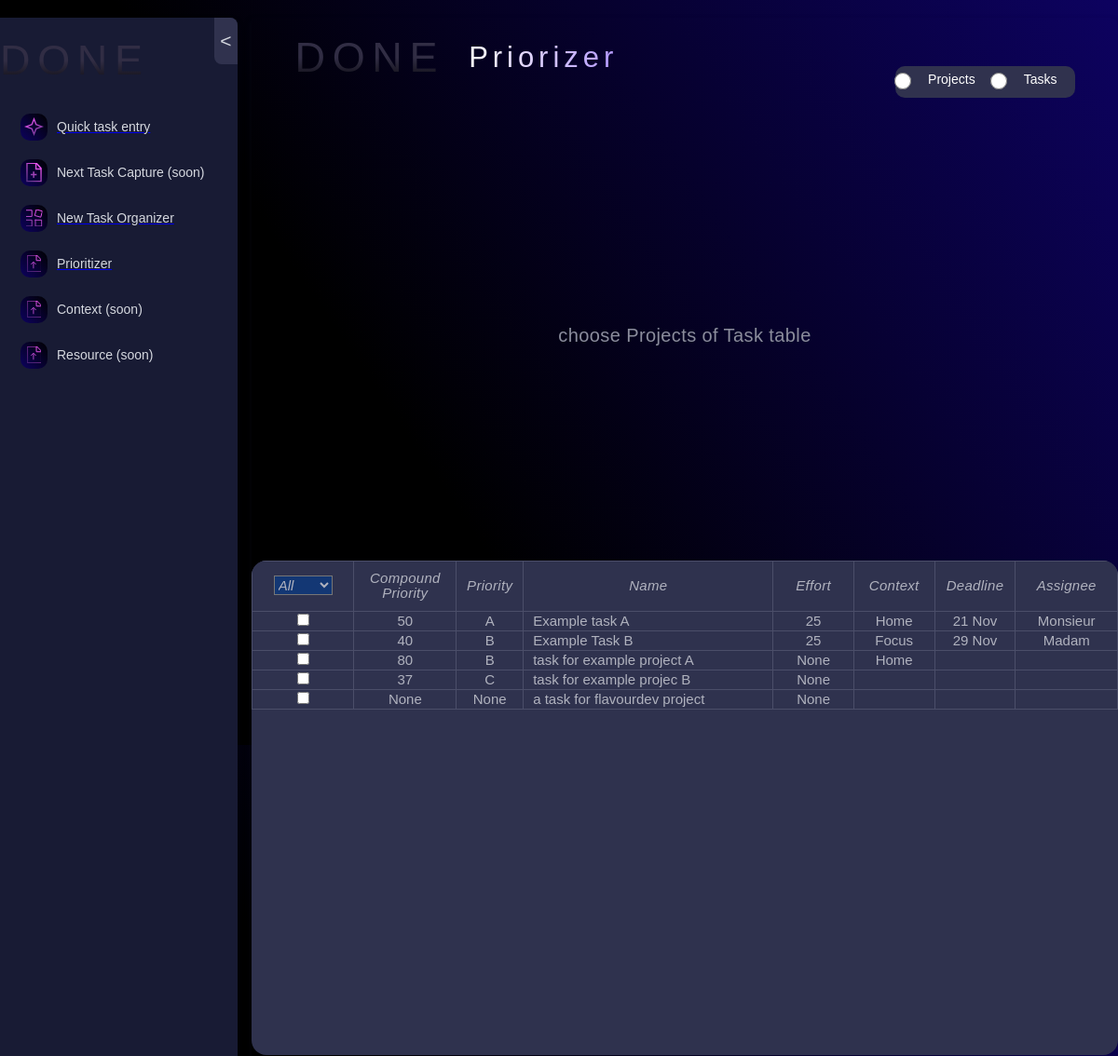
Before: /prioritizer/ (signed in, upper part) with the older database file.
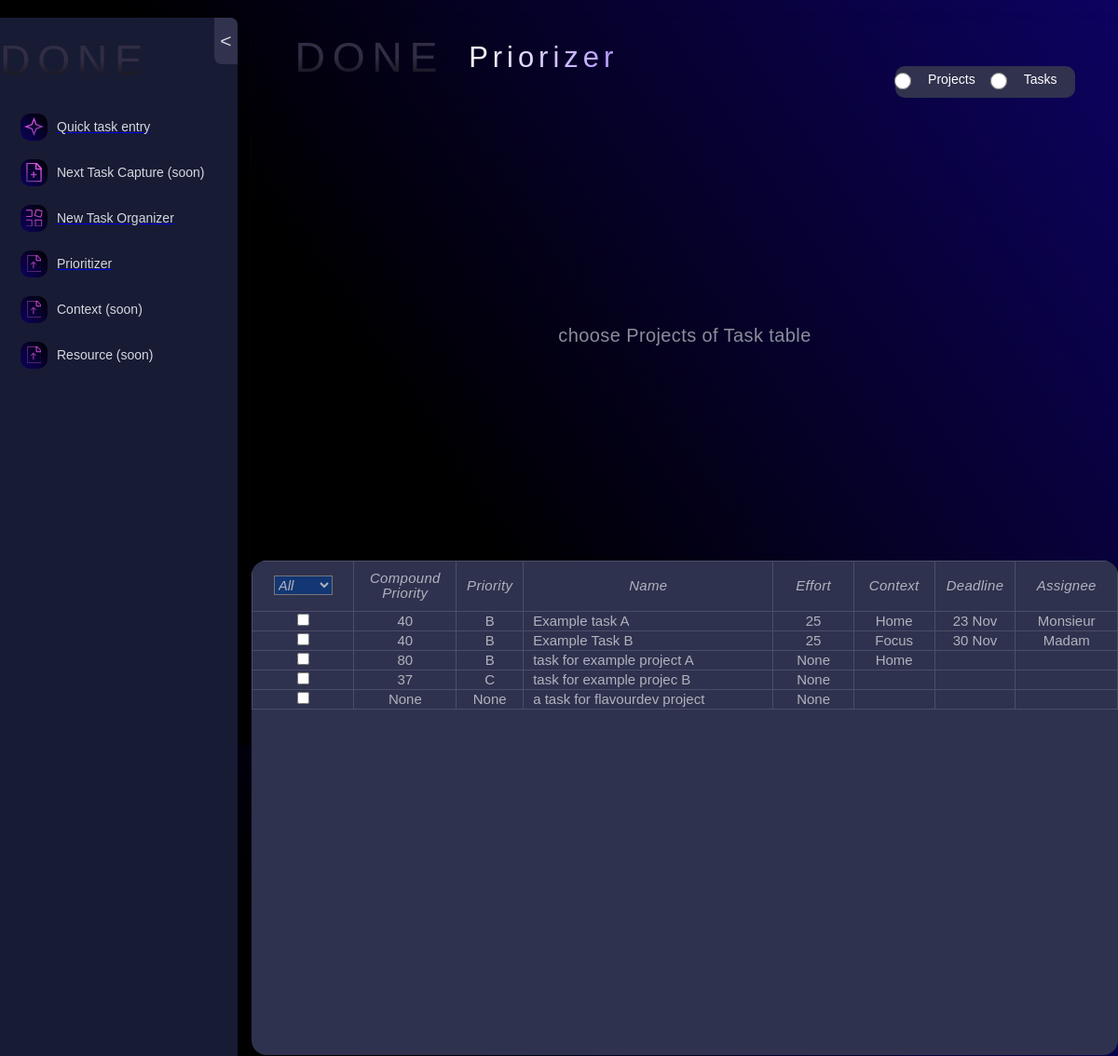
After: the same page with the newer database file.
### tasks/models.py (models this page shows, shortened)
class Tasks(models.Model):
    PRIORITIES = [
        ("A", "A"),
        ("B", "B"),
        ("C", "C"),
        ("D", "D"),
    ]
    STATUSES = [
        ("Co", "Completed"),
        ("Cn", "Cancelled"),
        ("De", "Delegated"),
        ("Ip", "In Process"),
        ("Ns", "Not Started"),
        ("Wa", "Wait for"),
    ]
    user = models.ForeignKey(User, on_delete=models.CASCADE)
    priority = models.CharField(max_length=1, choices=PRIORITIES, null=True, blank=True)
    status = models.CharField(max_length=2, choices=STATUSES, default='Ns')
    complete = models.BooleanField(default=False)
    name = models.CharField(max_length=200)
    deadline = models.DateField(null=True, blank=True)
    context = models.ForeignKey(Context, on_delete=models.CASCADE,null=True, blank=True)
    effort = models.IntegerField(null=True, blank=True)
    assignee = models.ForeignKey(Assignee, on_delete=models.CASCADE, null=True, blank=True)
    parent = models.ForeignKey(Projects, on_delete=models.CASCADE, null=True, blank=True)
    new_task = models.BooleanField(default=True)
    compound_priority = models.IntegerField(null=True, blank=True)

class Context(models.Model):
    name = models.CharField(max_length=20)
    user = models.ForeignKey(User, on_delete=models.CASCADE)

class Assignee(models.Model):
    name = models.CharField(max_length=20)
    user = models.ForeignKey(User, on_delete=models.CASCADE)

### tasks/views.py (the view)
# urls.py: path('prioritizer/', views.Prioritizer, name="prioritizer"),
@login_required
def Prioritizer(request):
    all_tasks = Tasks.objects.filter(user=request.user)
    all_projects=Projects.objects.filter(user=request.user)
    context_options = Context.objects.values_list('name', flat=True)
    context_options_list = list(context_options)
    assignee_options = Assignee.objects.values_list('name', flat=True)
    assignee_options_list = list(assignee_options)
    return render(request,
                "tasks/prioritizer.html",
                {'tasks':all_tasks,
                'projects':all_projects,
                'context_options_list':context_options_list,
                'assignee_options_list':assignee_options_list})

### tasks/templates/tasks/prioritizer.html (shortened to what the changed rows need)
{% extends 'base.html' %}
{% load static %}
{% block data-wf %}data-wf-page="653fc2444491a35371971509" data-wf-site="652482ea837db348b1939c93"{% endblock data-wf %}
{% load widget_tweaks %}
{% block content %}
  <div class="main-section">
    <div id='task-table-div' class="tbl-frame">
      <table class="task-table_component">
        <thead class="task-table_head">
          <tr class="task-table_row">
            <th class="tbl-hdr" data-sort="completion" style="width: 110px;">
              <div class="filter-dropdown">
                <select class="filter-select" id="task-completion-filter">
                    <option value="">All</option>
                </select>
              </div>
            </th>
            <th class="tbl-hdr" data-sort="compound" style="width: 110px;">Compound <br>Priority</th>
            <th class="tbl-hdr" data-sort="priority" style="width: 72px;">Priority</th>
            <th class="tbl-hdr" data-sort="name" style="width: 272px;">Name</th>
            <th class="tbl-hdr" data-sort="effort" style="width: 87px;">Effort</th>
            <th class="tbl-hdr" data-sort="context" style="width: 87px;">Context</th>
            <th class="tbl-hdr" data-sort="deadline" style="width: 87px;">Deadline</th>
            <th class="tbl-hdr" data-sort="assignee" style="width: 110px;">Assignee</th>
          </tr>
        </thead>
          {% for task in tasks %}
          <tr class="rendered-row">
              <td class="tbl-cell centered" data-id="{{ task.id }}" data-type="complete">
                {% if task.complete %}
                  <input type="checkbox" data-id="{{ task.id }}" class="input-data form-control completion-checkbox" checked>
                {% else %}
                  <input type="checkbox" data-id="{{ task.id }}" class="input-data form-control completion-checkbox">
                {% endif %}
              </td>
              <td class="tbl-cell centered task-priority" id="compound-priority-{{ task.id }}" data-type="compound">{{ task.compound_priority }}</td>
              <td class="priority tbl-cell centered" id="task-priority" data-id="{{ task.id }}" data-type="priority">{{ task.priority }}</td>
              <td class="editable tbl-cell" data-id="{{ task.id }}" data-type="name">{{ task.name }}</td>
              <td class="editable tbl-cell centered" data-id="{{ task.id }}" data-type="effort">{{ task.effort }}</td>
              <td class="context tbl-cell centered" data-id="{{ task.id }}" data-type="context">{{ task.context.name }}</td>
              <td class="editable tbl-cell centered" data-id="{{ task.id }}" data-type="deadline">{{ task.deadline|date:"j M" }}</td>
              <td class="assignee tbl-cell centered" data-id="{{ task.id }}" data-type="assignee">{{ task.assignee.name }}</td>
          </tr>
          {% endfor %}
      </table>
    </div>
  </div>
  {% endblock content %}

Changed rows visible on the page:
changed Tasks "Example task A": compound_priority "50" → "40"; priority "A" → "B"; deadline "21 Nov" → "23 Nov"
changed Tasks "Example Task B": deadline "29 Nov" → "30 Nov"
